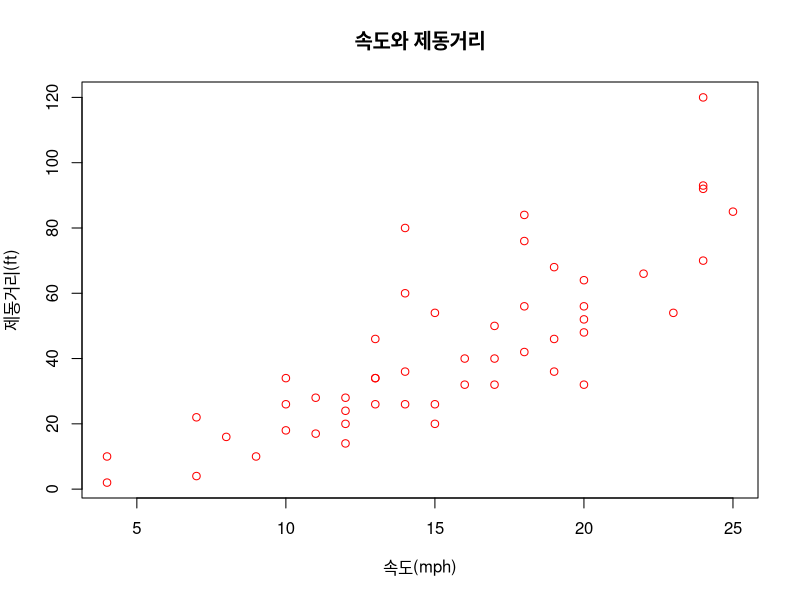
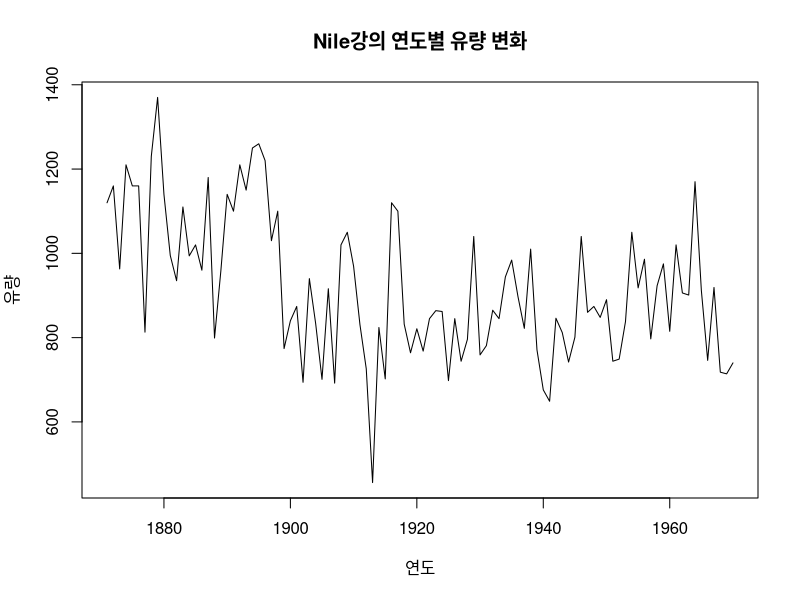
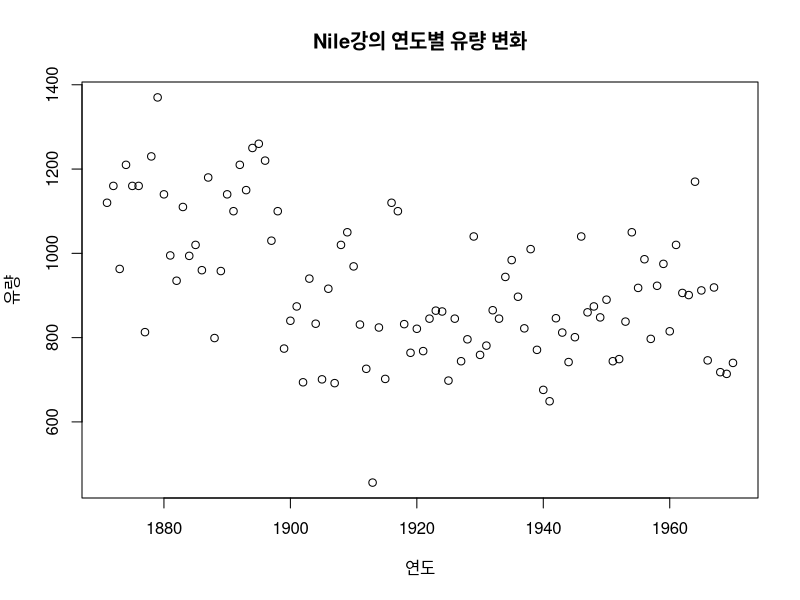

Generate these figures, in order, with R:
str(cars)
plot(cars$speed, cars$dist, main="속도와 제동거리", xlab="속도(mph)", ylab="제동거리(ft)", pch=1, col="red")

Nile
str(Nile)
plot(Nile, main="Nile강의 연도별 유량 변화", xlab="연도", ylab="유량")
plot(Nile, type="p", main="Nile강의 연도별 유량 변화", xlab="연도", ylab="유량")